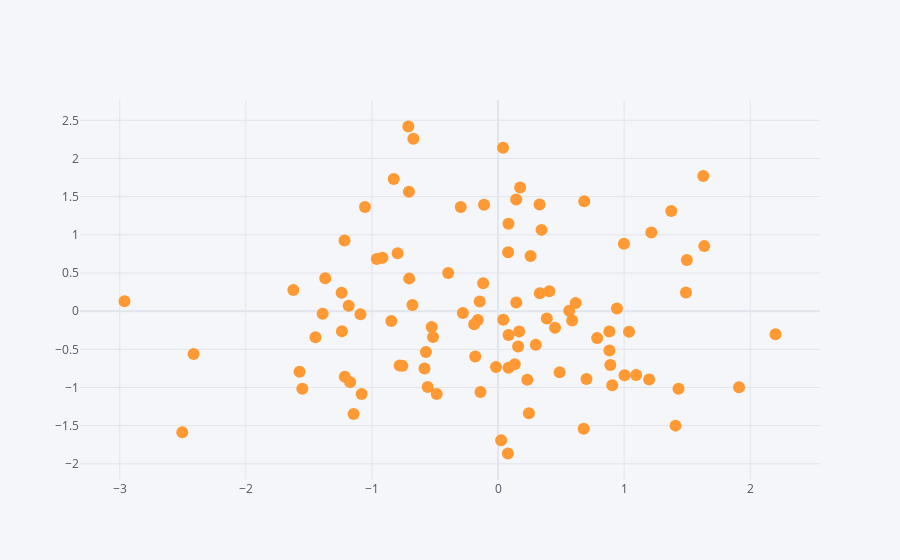

The cell this chart's notebook holds for it:
### Code cell
df.iplot(kind="scatter", x="A", y="B", mode="markers")
